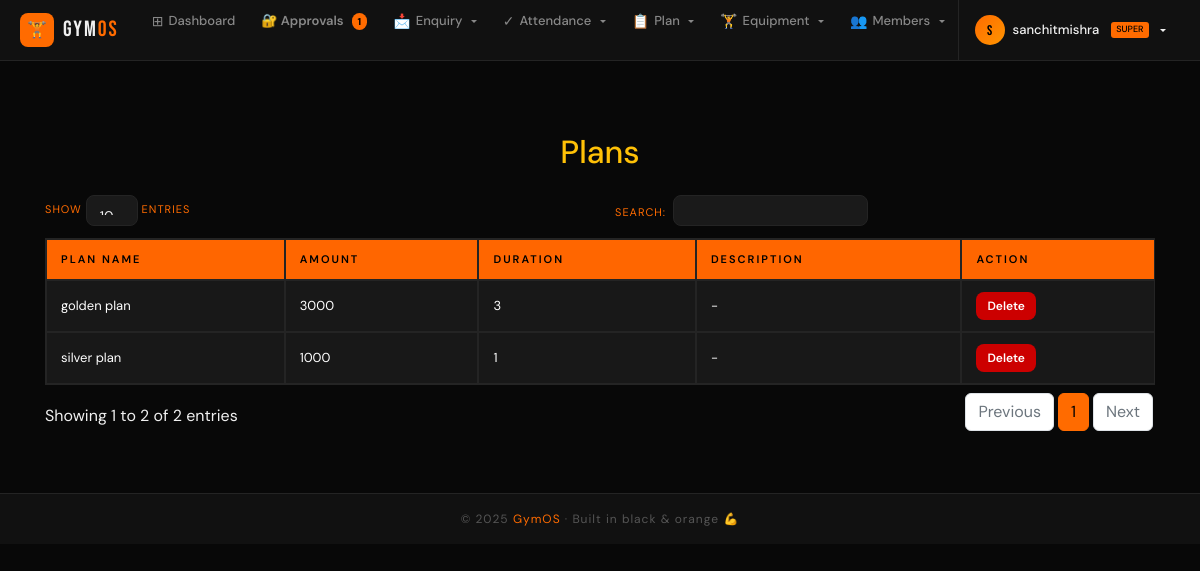
Screenshot of /view_plan/ (signed in) with the database file from the repository.
### djangogym1/models.py (models this page shows, shortened)
class Plan(models.Model):
    user = models.ForeignKey(User, on_delete=models.CASCADE, null=True, blank=True, related_name='plans')
    name = models.CharField(max_length=100)
    amount = models.IntegerField()
    duration = models.CharField(max_length=60)
    description = models.TextField(blank=True, null=True)

### djangogym1/views.py (the view)
# urls.py: path('view_plan/', views.View_Plan, name='view_plan'),
def View_Plan(request):
    if not request.user.is_staff:
        return redirect('login')
    plans = Plan.objects.filter(user=request.user)
    return render(request, 'view_plan.html', {'plans': plans})

### djangogym1/context_processors.py (called while the page is built)
def pending_count(request):
    if request.user.is_authenticated and request.user.is_superuser:
        count = AdminProfile.objects.filter(is_approved=False).count()
        return {'pending_count': count}
    return {'pending_count': 0}

### djangogym1/templates/view_plan.html (shortened to what this page needs)
{% extends 'navigationbar.html' %}
{% block body %}
<div class="container mt-5">
    <h2 class="text-center text-warning mb-4">Plans</h2>
    <table id="planTable" class="table table-bordered table-hover">
        <thead class="thead-dark">
            <tr>
                <th>Plan Name</th>
                <th>Amount</th>
                <th>Duration</th>
                <th>Description</th>
                <th>Action</th>
            </tr>
        </thead>
        <tbody>
            {% for plan in plans %}
            <tr>
                <td>{{ plan.name }}</td>
                <td>{{ plan.amount }}</td>
                <td>{{ plan.duration }}</td>
                <td>{{ plan.description|default:"-" }}</td>
                <td>
                    <a href="{% url 'delete_plan' plan.id %}" class="btn btn-sm btn-danger">
                        Delete
                    </a>
                </td>
            </tr>
            {% endfor %}
        </tbody>
    </table>
</div>
<link rel="stylesheet" href="https://cdn.datatables.net/1.13.6/css/dataTables.bootstrap4.min.css">
{% endblock %}

### djangogym1/templates/navigationbar.html (shortened to what this page needs)
<!doctype html>
<html lang="en">
<head>
    {% load static %}
    <link rel="stylesheet" href="https://cdn.jsdelivr.net/npm/bootstrap@4.6.2/dist/css/bootstrap.min.css">
</head>
<body>
<nav class="gymos-nav">
    <div class="nav-inner">
        <a class="nav-brand" href="{% if request.user.is_staff %}{% url 'home' %}{% else %}{% url 'homepage' %}{% endif %}">
            <div class="brand-icon">🏋️</div>
            <div class="brand-text">Gym<span>OS</span></div>
        </a>
        {% if request.user.is_authenticated and request.user.is_staff %}
        <ul class="nav-links">
            <li>
                <a class="nav-link {% if request.path == '/home/' %}active{% endif %}" href="{% url 'home' %}">
                    <span class="nav-icon">⊞</span> Dashboard
                </a>
            </li>
            {% if request.user.is_superuser %}
            <li>
                <a class="nav-link approval-link" href="{% url 'approve_admins' %}">
                    🔐 Approvals
                    {% if pending_count %}<span class="ap-badge-dot">{{ pending_count }}</span>{% endif %}
                </a>
            </li>
            {% endif %}
            <li class="dropdown">
                <a class="nav-link dropdown-toggle" href="#" data-toggle="dropdown"><span class="nav-icon">📩</span> Enquiry</a>
            </li>
            <li class="dropdown">
                <a class="nav-link dropdown-toggle" href="#" data-toggle="dropdown"><span class="nav-icon">✓</span> Attendance</a>
            </li>
            <li class="dropdown">
                <a class="nav-link dropdown-toggle" href="#" data-toggle="dropdown"><span class="nav-icon">📋</span> Plan</a>
            </li>
            <li class="dropdown">
                <a class="nav-link dropdown-toggle" href="#" data-toggle="dropdown"><span class="nav-icon">🏋</span> Equipment</a>
            </li>
            <li class="dropdown">
                <a class="nav-link dropdown-toggle" href="#" data-toggle="dropdown"><span class="nav-icon">👥</span> Members</a>
            </li>
        </ul>
        <div class="nav-user-area">
            <div class="dropdown">
                <button class="user-btn dropdown-toggle" data-toggle="dropdown">
                    <div class="user-avatar">{{ request.user.username|first|upper }}</div>
                    <span class="user-name">{{ request.user.username }}</span>
                    {% if request.user.is_superuser %}<span class="super-pill">SUPER</span>{% endif %}
                </button>
            </div>
        </div>
        {% endif %}
    </div>
</nav>
<div class="page-wrap">
    {% block body %}{% endblock %}
</div>
<footer class="gymos-footer">
    © 2025 <span>GymOS</span> · Built in black & orange 💪
</footer>
</body>
</html>

### djangogym1/templates/view_plan.html (style rules this page uses)
.table { color: #fff !important; background-color: #1a1a1a !important; }
.table-bordered td, .table-bordered th { border: 1px solid #444 !important; }
.thead-dark th { background-color: #ff6600 !important; color: #000 !important; font-weight: 600; }
.btn-danger { background-color: #cc0000 !important; border: none; }

### rows the page displays
Plan: name "golden plan", amount "3000", duration "3", description "-"
Plan: name "silver plan", amount "1000", duration "1", description "-"

### other values shown
{{ pending_count }} "1"
{{ request.user.username|first|upper }} "S"
{{ request.user.username }} "sanchitmishra"
